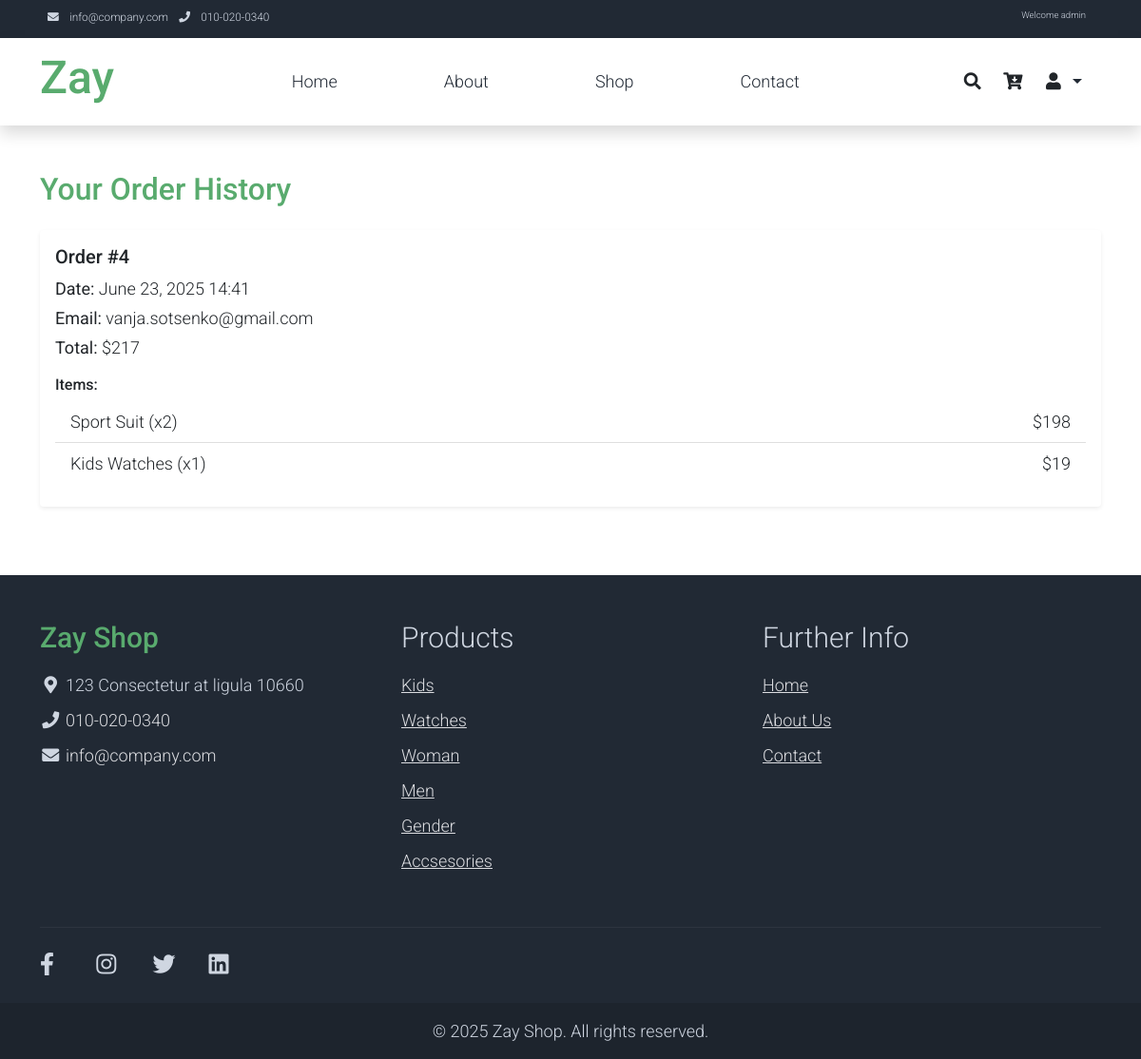
The page /history/ (signed in) on the database as committed earlier.
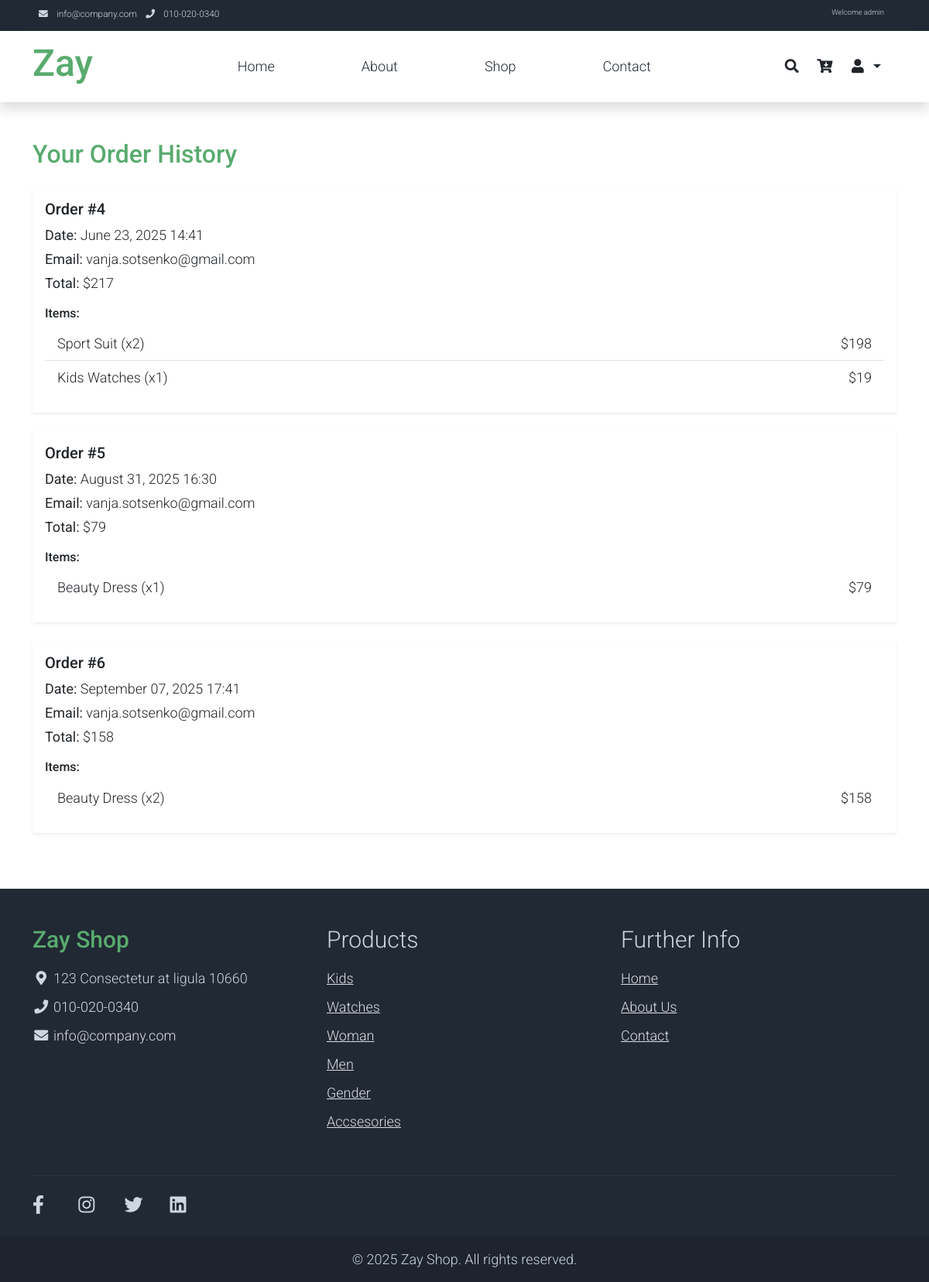
The same page on the database as committed later.
### contact/models.py (models this page shows, shortened)
class Order(models.Model):
    fullname = models.CharField(max_length=100, blank=False, null=True)
    email = models.EmailField(blank=False, null=True)
    phone = models.CharField(max_length=20, blank=True, null=True, validators=[phone_validators])
    adress = models.CharField(max_length=200, blank=True, null=True)
    created_at = models.DateTimeField(auto_now_add=True, blank=True, null=True)
    class Meta:
        verbose_name = 'Orders'
        verbose_name_plural = 'Order'

class CartItem(models.Model):
    order = models.ForeignKey(Order, on_delete=models.CASCADE, null=True, blank=True)
    user = models.ForeignKey(User, on_delete=models.CASCADE, blank=True, null=True)
    product = models.ForeignKey(Products, on_delete=models.CASCADE)
    price = models.PositiveSmallIntegerField()
    quantity = models.PositiveSmallIntegerField()
    size = models.CharField(max_length=10)
    color = models.CharField(max_length=50)
    def total(self):
        return round(self.quantity * self.price,2)
    class Meta:
        verbose_name = 'CartItem'
        verbose_name_plural = 'CartItems'

### products/models.py (models this page shows, shortened)
class Products(models.Model):
    title = models.CharField(max_length=50, null=False, blank=False)
    is_visible = models.BooleanField(default=False)
    price = models.FloatField()
    brand = models.ForeignKey(Brand, on_delete=models.CASCADE, blank=True, null=True)
    color = models.ManyToManyField(Color, related_name='products', blank=True)
    size = models.ManyToManyField(Size, related_name='products', blank=True)
    description = models.TextField(max_length=500, null=True, blank=True)
    category = models.ManyToManyField(CategoriesProduct, related_name='products')
    slug = models.SlugField(unique=True, blank=False, null=False)
    photo = models.ImageField(upload_to='products/', null=True, blank=True)
    is_featured = models.BooleanField(default=False)
    created = models.DateTimeField(auto_now=True)
    rating = models.PositiveSmallIntegerField(default=0)
    comments = models.PositiveSmallIntegerField(default=0)
    def __str__(self):
        return f'{self.title}'
    class Meta:
        ordering = ['-created']
        verbose_name = 'Product'
        verbose_name_plural = 'Products'

class CategoriesProduct(models.Model):
    title = models.CharField(max_length=50)
    is_visible = models.BooleanField(default=False)
    is_category_month = models.BooleanField(default=False)
    category = models.ForeignKey('self',on_delete=models.CASCADE,null=True,blank=True,related_name='subcategories')
    slug = models.SlugField(unique=True,null=False, blank=False)
    created = models.DateTimeField(auto_now=True)
    class Meta:
        ordering = ['-created']
        verbose_name = 'Category Products'
        verbose_name_plural = 'Categories Products'

### contact/views.py (the view)
# urls.py: path('history/', history_orders_views, name='history'),
def history_orders_views(request):
    cart_items = CartItem.objects.filter(user=request.user, order__isnull=False)
    order_dict = {}
    total = 0
    for item in cart_items:
        order = item.order
        if order not in order_dict:
            order_dict[order] = {'items': [],
                                 'total': 0}
        order_dict[order]['items'].append(item)
        order_dict[order]['total'] += item.total()
    return render(request, 'orders_history.html', context={'orders_dict': order_dict,
                                                                        'order_items': cart_items,
                                                                        'total': total})

### products/context_processors.py (called while the page is built)
def count_item_cart(request):
    if request.user.is_authenticated:
        cart_item = CartItem.objects.filter(user=request.user, order__isnull=True)
        if cart_item:
            total = len(cart_item)
        else:
            total = 0
    else:
        total = 0
    return {'cart_item': total}

def category(request):
    category = CategoriesProduct.objects.filter(is_visible=True)
    return {'category': category }

### contact/templates/orders_history.html (shortened to what this page needs)
{% extends 'main_header.html' %}
{% block main_content %}
<div class="container py-5">
    <h2 class="text-success mb-4">Your Order History</h2>
    {% if orders_dict %}
        {% for order, items in orders_dict.items %}
            <div class="card mb-4 shadow-sm rounded-4 border-0">
                <div class="card-body">
                    <h5 class="card-title">Order #{{ order.id }}</h5>
                    <p class="card-text mb-1"><strong>Date:</strong> {{ order.created_at|date:"F d, Y H:i" }}</p>
                    <p class="card-text mb-1"><strong>Email:</strong> {{ order.email }}</p>
                    <p class="card-text mb-3"><strong>Total:</strong> ${{ items.total}}</p>
                    <h6>Items:</h6>
                    <ul class="list-group list-group-flush mb-2">
                        {% for item in items.items %}
                            <li class="list-group-item d-flex justify-content-between align-items-center">
                                <div>
                                    {{ item.product }} (x{{ item.quantity }})
                                </div>
                                <div>${{ item.total}}</div>
                            </li>
                        {% endfor %}
                    </ul>
                </div>
            </div>
        {% endfor %}
    {% else %}
        <div class="alert alert-info">You have no orders yet.</div>
    {% endif %}
</div>
{% endblock %}

### templates/main_header.html (shortened to what this page needs)
<!DOCTYPE html>
<html lang="en">
{% load static %}
<head>
    <link rel="stylesheet" href="{% static 'assets/css/bootstrap.min.css' %}">
    <link rel="stylesheet" href="{% static 'assets/css/templatemo.css' %}">
    <link rel="stylesheet" href="{% static 'assets/css/custom.css' %}">
    <link rel="stylesheet" href="{% static 'assets/css/fontawesome.min.css' %}">
</head>
<body>
    <nav class="navbar navbar-expand-lg bg-dark navbar-light d-none d-lg-block" id="templatemo_nav_top">
        <div class="container text-light">
            <div class="w-100 d-flex justify-content-between">
                <div>
                    <i class="fa fa-envelope mx-2"></i>
                    <a class="navbar-sm-brand text-light text-decoration-none" href="mailto:info@company.com">info@company.com</a>
                    <i class="fa fa-phone mx-2"></i>
                    <a class="navbar-sm-brand text-light text-decoration-none" href="tel:010-020-0340">010-020-0340</a>
                </div>
                <div>
                    <ul class="navbar-nav ms-auto d-flex flex-row">
                        {% if user.is_authenticated %}
                            <li class="nav-item me-3">
                                <span class="navbar-sm-brand text-light">Welcome {{ user.username }}</span>
                            </li>
                        {% endif %}
                    </ul>
                </div>
            </div>
        </div>
    </nav>
    <nav class="navbar navbar-expand-lg navbar-light shadow">
        <div class="container d-flex justify-content-between align-items-center">
            <a class="navbar-brand text-success logo h1 align-self-center" href="{% url 'home' %}">
                Zay
            </a>
            <div class="collapse navbar-collapse flex-fill d-lg-flex justify-content-lg-between" id="templatemo_main_nav">
                <div class="flex-fill">
                    <ul class="nav navbar-nav d-flex justify-content-between mx-lg-auto">
                        <li class="nav-item"><a class="nav-link" href="{% url 'home' %}">Home</a></li>
                        <li class="nav-item"><a class="nav-link" href="{% url 'about' %}">About</a></li>
                        <li class="nav-item"><a class="nav-link" href="{% url 'category' %}">Shop</a></li>
                        <li class="nav-item"><a class="nav-link" href="{% url 'contact' %}">Contact</a></li>
                    </ul>
                </div>
                <div class="navbar align-self-center d-flex">
                    <a class="nav-icon d-none d-lg-inline" href="#" data-bs-toggle="modal" data-bs-target="#templatemo_search">
                        <i class="fa fa-fw fa-search text-dark mr-2"></i>
                    </a>
                    {% if user.is_authenticated %}
                    <a class="nav-icon position-relative text-decoration-none" href="{% url 'order' %}">
                        <i class="fa fa-fw fa-cart-arrow-down text-dark mr-1"></i>
                    </a>
                    {% else %}
                    <a class="nav-icon position-relative text-decoration-none" href="{% url 'login' %}">
                        <i class="fa fa-fw fa-cart-arrow-down text-dark mr-1"></i>
                    </a>
                    {% endif %}
                    <div class="nav-item dropdown">
                    <a class="nav-icon position-relative text-decoration-none dropdown-toggle" href="#" id="userDropdown" role="button" data-bs-toggle="dropdown" aria-expanded="false">
                        <i class="fa fa-fw fa-user text-dark mr-3"></i>
                    </a>
                    </div>
                </div>
            </div>
        </div>
    </nav>
    {% block main_content %}
    {% endblock %}
    <footer class="bg-dark" id="tempaltemo_footer">
        <div class="container pt-5">
            <div class="row">
                <div class="col-md-4">
                    <h2 class="h2 text-success logo">Zay Shop</h2>
                    <ul class="list-unstyled text-light footer-link-list">
                        <li><i class="fas fa-map-marker-alt fa-fw"></i> 123 Consectetur at ligula 10660</li>
                        <li><i class="fa fa-phone fa-fw"></i> <a class="text-decoration-none" href="tel:010-020-0340">010-020-0340</a></li>
                        <li><i class="fa fa-envelope fa-fw"></i> <a class="text-decoration-none" href="mailto:info@company.com">info@company.com</a></li>
                    </ul>
                </div>
                <div class="col-md-4">
                    <h2 class="h2 text-light">Products</h2>
                    <ul class="list-unstyled text-light footer-link-list">
                        {% for item in category %}
                        <li><a href="{% url 'category_products' item.slug %}">{{ item.title }}</a></li>
                        {% endfor %}
                    </ul>
                </div>
                <div class="col-md-4">
                    <h2 class="h2 text-light">Further Info</h2>
                    <ul class="list-unstyled text-light footer-link-list">
                        <li><a href="{% url 'home' %}">Home</a></li>
                        <li><a href="{% url 'about' %}">About Us</a></li>
                        <li><a href="{% url 'contact' %}">Contact</a></li>
                    </ul>
                </div>
            </div>
            <div class="row text-light mt-4">
                <div class="col-12">
                    <div class="w-100 my-3 border-top border-light"></div>
                </div>
                <div class="col-auto me-auto">
                    <ul class="list-inline text-left footer-icons">
                        <li class="list-inline-item"><a href="http://facebook.com/" class="text-light"><i class="fab fa-facebook-f fa-lg"></i></a></li>
                        <li class="list-inline-item"><a href="https://www.instagram.com/" class="text-light"><i class="fab fa-instagram fa-lg"></i></a></li>
                        <li class="list-inline-item"><a href="https://twitter.com/" class="text-light"><i class="fab fa-twitter fa-lg"></i></a></li>
                        <li class="list-inline-item"><a href="https://www.linkedin.com/" class="text-light"><i class="fab fa-linkedin fa-lg"></i></a></li>
                    </ul>
                </div>
            </div>
        </div>
        <div class="w-100 bg-black py-3">
            <div class="container text-center">
                <p class="text-light mb-0">&copy; {{ now|default:"2025" }} Zay Shop. All rights reserved.</p>
            </div>
        </div>
    </footer>
</body>
</html>

### static/assets/css/templatemo.css (style rules this page uses)
body, ul, li, p, a, label, input, div { font-family: 'Roboto', sans-serif; font-size: 18px !important; font-weight: 300 !important; }
.h1 { font-family: 'Roboto', sans-serif; font-size: 48px !important; font-weight: 200 !important; }
.h2 { font-family: 'Roboto', sans-serif; font-size: 30px !important; font-weight: 300; }
.logo { font-weight: 500 !important; }
.text-success { color: #59ab6e !important; }
.text-light { color: #cfd6e1 !important; }
.bg-dark { background-color: #212934 !important; }
.bg-black { background-color: #1d242d !important; }
#templatemo_nav_top { min-height: 40px; }
#templatemo_nav_top * { font-size: .9em !important; }
#templatemo_main_nav a { color: #212934; }
#templatemo_main_nav .navbar .nav-icon { margin-right: 20px; }
#tempaltemo_footer a { color: #dcdde1; }
#tempaltemo_footer ul.footer-link-list li { padding-top: 10px; }
#tempaltemo_footer ul.footer-icons li { width: 2.6em; height: 2.6em; line-height: 2.6em; }
#tempaltemo_footer .border-light { border-color: #2d343f !important; }
@media (min-width: 768px) { #templatemo_main_nav .navbar-nav { max-width: 450px; } }
@media (min-width: 992px) { #templatemo_main_nav .navbar-nav { max-width: 550px; } }

Rows that differ between the two databases and show on the page:
added Order: id "5", created_at "August 31, 2025 16:30", email "vanja.sotsenko@gmail.com", total "79"
added CartItem: product "Beauty Dress", quantity "1", total "79", shown under "5"
added Order: id "6", created_at "September 07, 2025 17:41", email "vanja.sotsenko@gmail.com", total "158"
added CartItem: product "Beauty Dress", quantity "2", total "158", shown under "6"
